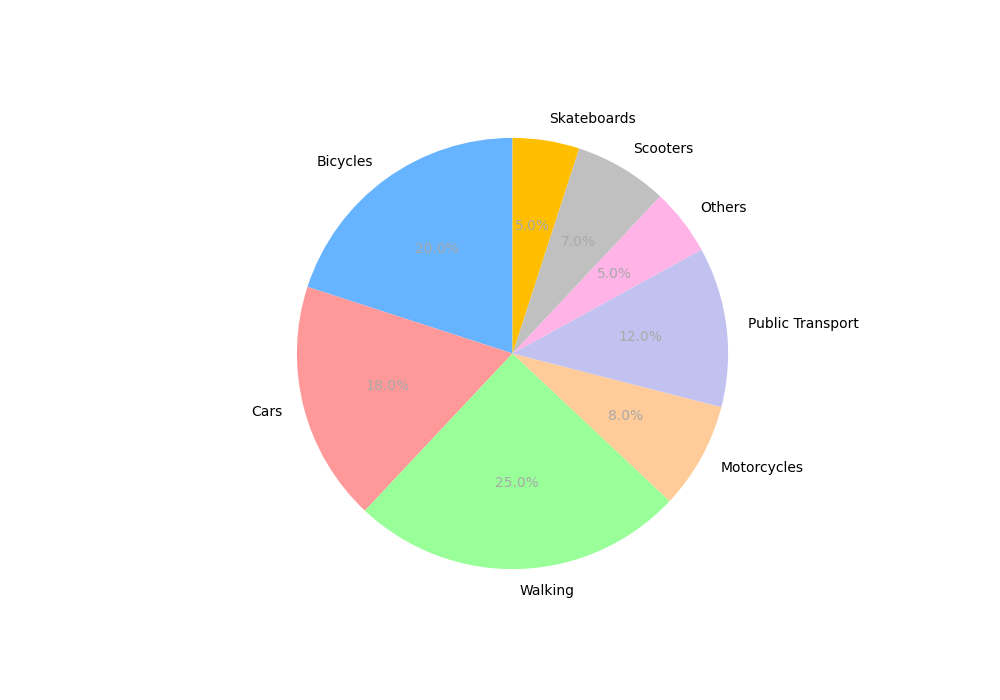

Generate this figure with Python:
import matplotlib.pyplot as plt

# Define the updated data with additional transport modes
transport_modes = [
    "Bicycles", "Cars", "Walking", "Motorcycles", 
    "Public Transport", "Others", "Scooters", "Skateboards"
]
percentages = [20, 18, 25, 8, 12, 5, 7, 5]

# Distinct colors for each transport mode
colors = ['#66b3ff', '#ff9999', '#99ff99', '#ffcc99', 
          '#c2c2f0', '#ffb3e6', '#c0c0c0', '#ffbf00']

# Create pie chart
fig, ax = plt.subplots(figsize=(10, 7))

wedges, texts, autotexts = ax.pie(
    percentages,
    labels=transport_modes,
    autopct='%1.1f%%',
    startangle=90,
    colors=colors
)

for text in texts:
    text.set_size(10)

for autotext in autotexts:
    autotext.set_size(10)
    autotext.set_color('darkgrey')

plt.show()
